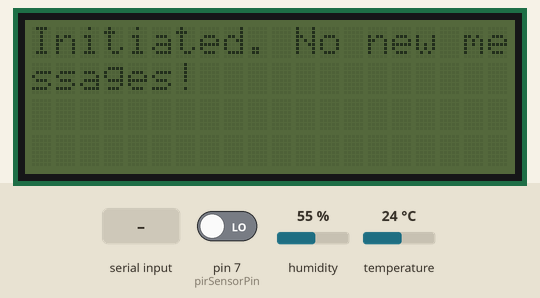
Bench run of a sketch on a simulated Arduino Uno, built with avr-gcc and run on an emulated ATmega328P. On the bench: 20×4 character LCD. Inputs (shaded band) come from the test bench; at power-on: pin 7 (pirSensorPin) LOW, humidity 55 %, temperature 24 °C.

Above: at 4.7 s.
4.8 s: pin 7 (pirSensorPin) driven HIGH
At 9.4 s:
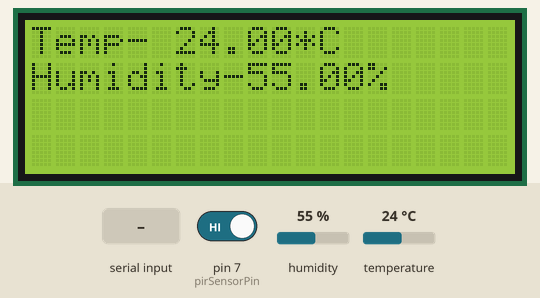
9.7 s: "clear" received over Serial
At 16.4 s:
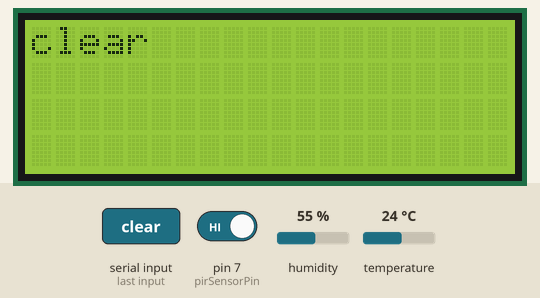
16.8 s: "backlightoff" received over Serial
At 25.0 s:
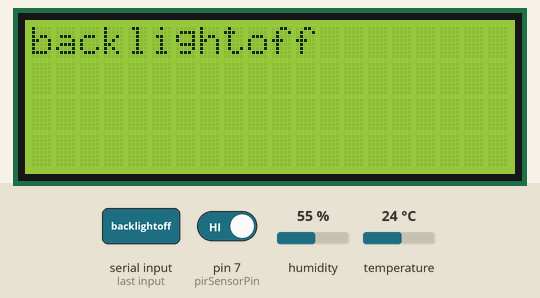
25.9 s: pin 7 (pirSensorPin) driven LOW
At 35.0 s:
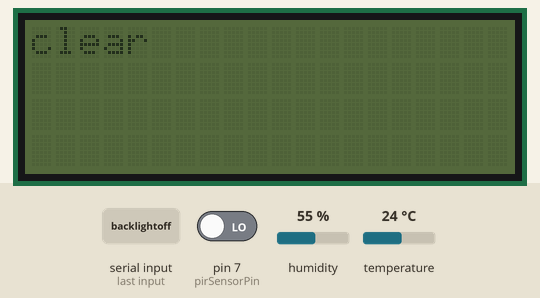
Timing chart, 0 to 36.5 s (numbered marks = the images above; inputs shaded):
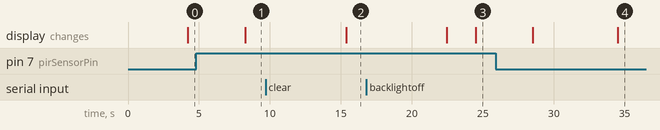

Measured:
- after the input at 4.8 s, the display: changes after 3.5 s (image 1)
- after the input at 9.7 s, the display: changes after 5.7 s (image 2)
- after the input at 25.9 s, the display: first differs from a run without the input after 8.6 s (image 4)

The sketch:

BluetoothTempSensor.ino
```cpp
/*
Program to activate an LCD display where there is a motion detected.
Digitial pin D7 is the input for pir sensor, bluetooth uses tx rx serial pins, and lcd uses a4 and a5 as the contorl pins for serial comm.
DHT uses D2 as the data pin.
On activation, first message is the temp humidity info, following the bluetooth received messages.
*/

#include <SoftwareSerial.h>
#include <Wire.h>
#include <LiquidCrystal_I2C.h>
#include "DHT.h"
LiquidCrystal_I2C lcd(0x27, 20, 4);
DHT dht;
const byte pirSensorPin = 7;
const byte DHTSensorPin = 2;
int pir_sensor_value;
String message;
String message_1;
String message_2;
String message_3;
String message_4;
String message_5;

void setup()
{
  pinMode(pirSensorPin,INPUT);
  dht.setup(2);
  Serial.begin(9600);
  lcd.init();
  lcd.begin(20,4);
  lcd.backlight();
  writeLCD204("Initiated. No new messages!");
  delay(2000);
  //message="";
  message_1="No more messages";
  message_2="";
  message_3="";
  message_4="";
  message_5="";

}
void loop()
{

  pir_sensor_value=digitalRead(pirSensorPin);
  if(Serial.available()>0) //if the bluetooth module is sending something...
  {
    message = Serial.readString();
    message.trim();
    HandleIncomingString(message);
  }
  SetTempHumidityMsg();
DisplayMsgs();
}

void writeLCD204(String inputStr){
 lcd.clear();
 int maxRow=findLines(inputStr);
 int totalLength=inputStr.length();
 for(int row=0; row<maxRow;row++){
  for (int thisColumn = 0; thisColumn < 20; thisColumn++) {
  lcd.setCursor(thisColumn,row);
  int currentPosition=20*row + thisColumn;
  if(currentPosition<totalLength){
    lcd.print(inputStr[20*row + thisColumn]);}
  }
 }
}

int findLines(String inputStr){
  float lines = inputStr.length()/20.0;
  if (lines<=1.0){
    return 1;}
    else if(lines<=2.0){
      return 2;}
      else if(lines<=3.0){
      return 3;}
      else{return 4;}
}

void ManageMsgQ(String newMsg){
  message_5 = message_4;
  message_4 = message_3;
  message_3 = message_2;
  message_2 = newMsg;
 // message_1 = newMsg;
}
void DisplayMsgs(){
 if (pir_sensor_value==1){
    lcd.backlight();

  if(message_1.length()>0){
  writeLCD204(message_1);
  delay(2000);}
  if(message_2.length()>0){
  writeLCD204(message_2);
  delay(4000);}
  if(message_3.length()>0){
  writeLCD204(message_3);
  delay(4000);}
  if(message_4.length()>0){
  writeLCD204(message_4);
  delay(4000);}
  if(message_5.length()>0){
  writeLCD204(message_5);
  delay(4000);}
    }
 else{
      lcd.noBacklight();
    delay(2000);}
  }


void HandleIncomingString(String newMsg){
  if(newMsg.startsWith("cmd-"))
  {
    String command= newMsg.substring(4);
    int commandIndicator;
    if (command== "clear"){commandIndicator=1;}
    if (command== "backlightoff"){commandIndicator=2;}
    if (command== "backlighton"){commandIndicator=3;}
switch (commandIndicator) {
  case 1:
    //do something when var equals 1
    command_clear();
    break;
  case 2:
    //do something when var equals 1
    command_backlightOff();
    break;
  case 3:
    //do something when var equals 1
    command_backlightOn();
    break;
  default:
    // if nothing else matches, do the default
    // default is optional
    break;
}
    }
  else{
    ManageMsgQ(message);
    }
}

void command_clear()
{
  message_5 = "";
  message_4 = "";
  message_3 = "";
  message_2 = "";
  }

void command_backlightOff(){
     lcd.noBacklight();
    }
void command_backlightOn(){
     lcd.backlight();
     delay(3000);
    }
void SetTempHumidityMsg(){
  delay(dht.getMinimumSamplingPeriod());  /* Delay of amount equal to sampling period */
  String humidity = String(dht.getHumidity());     /* Get humidity value */
  String temperature = String(dht.getTemperature()); /* Get temperature value */
  temperature.trim();
  if( temperature != "NAN"){
    message_1 ="Temp- "+ temperature + "*C       Humidity-" + humidity + "%";
   // message_1="Temperature info not available.";
 }


  }
```
